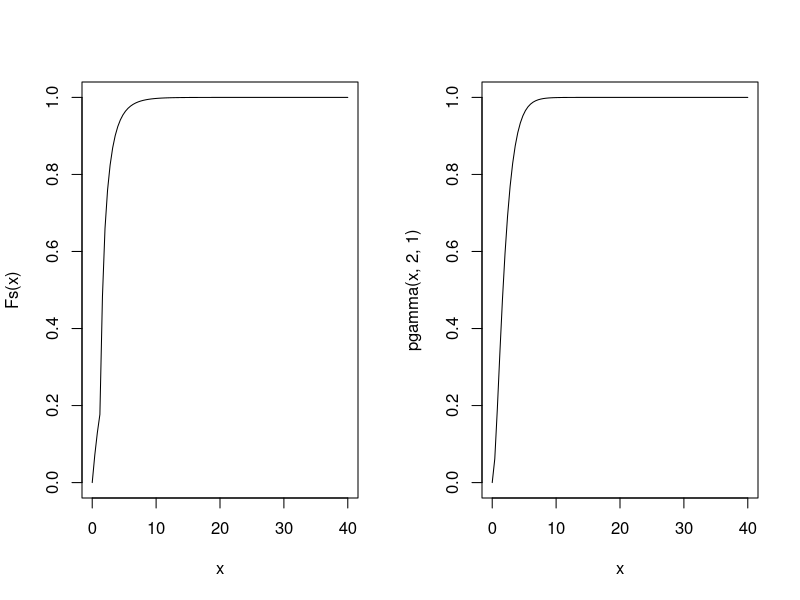
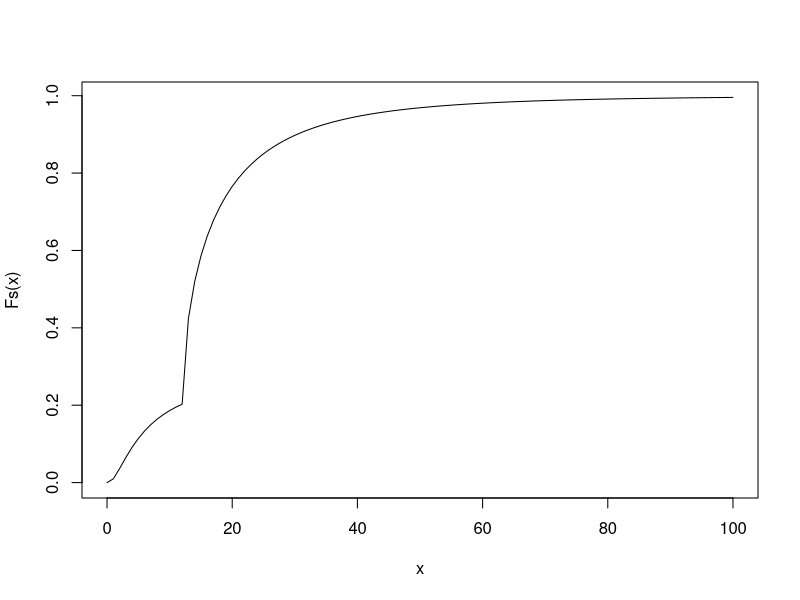
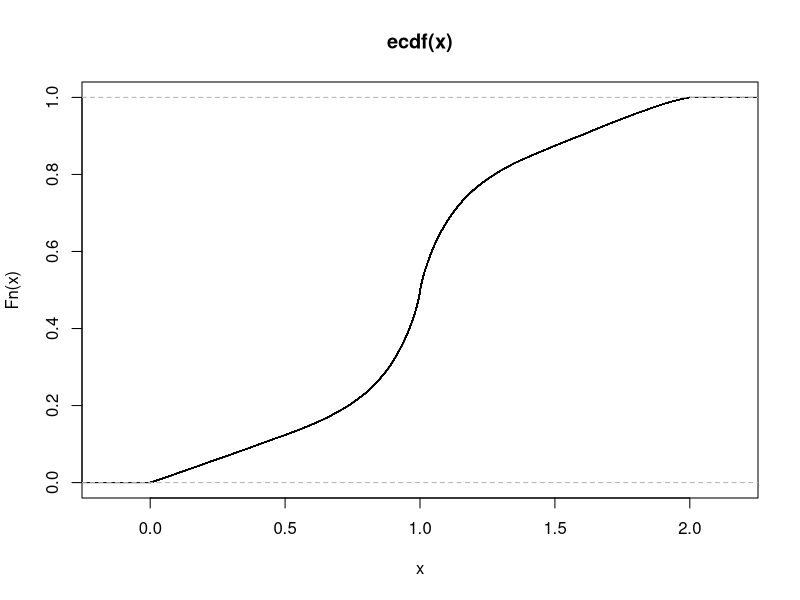
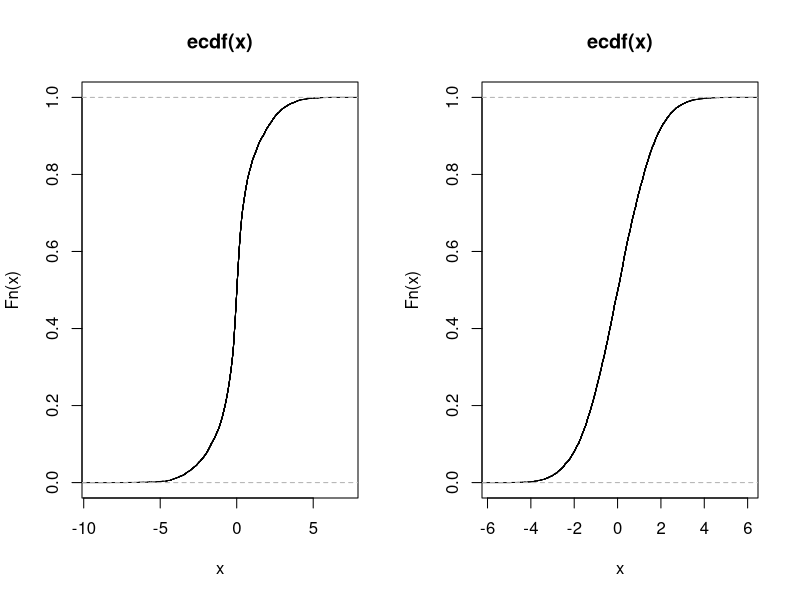
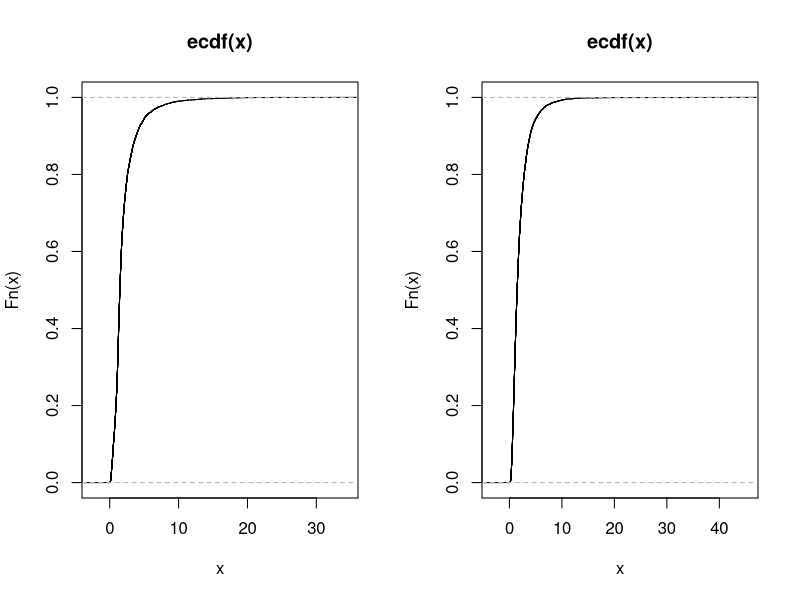
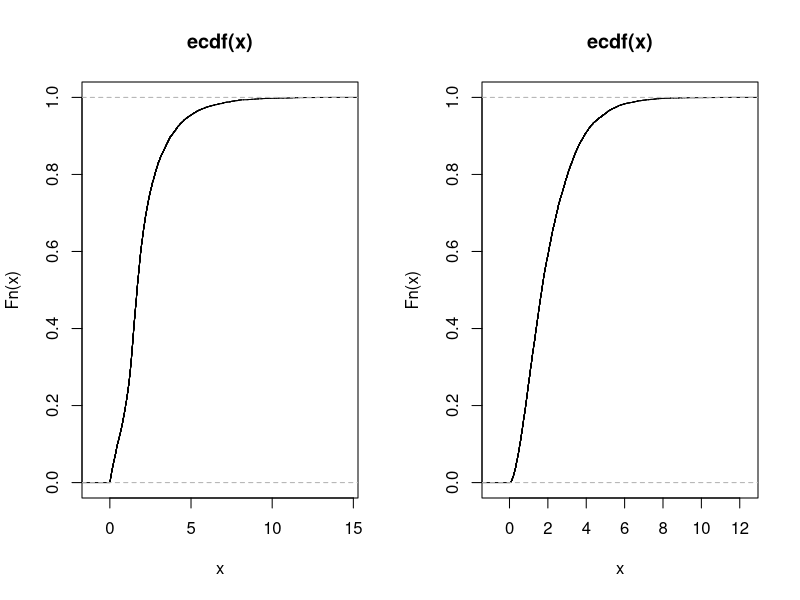
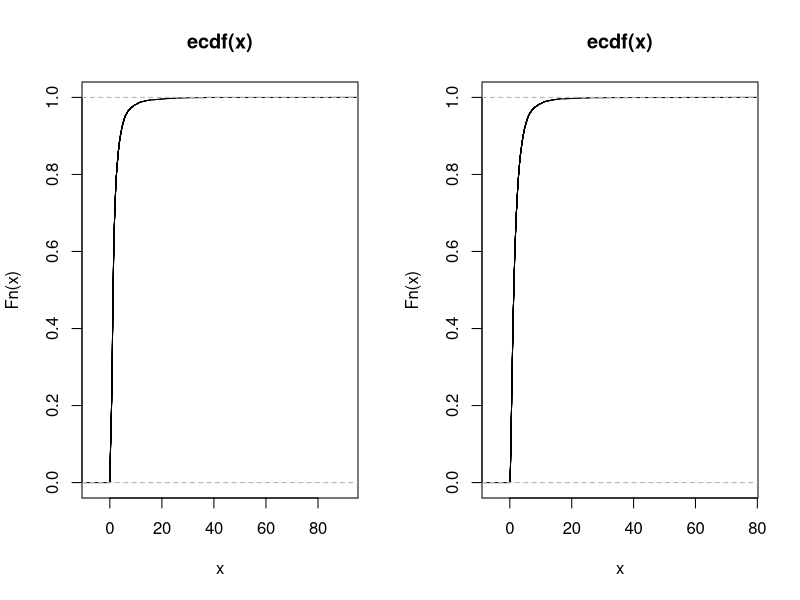
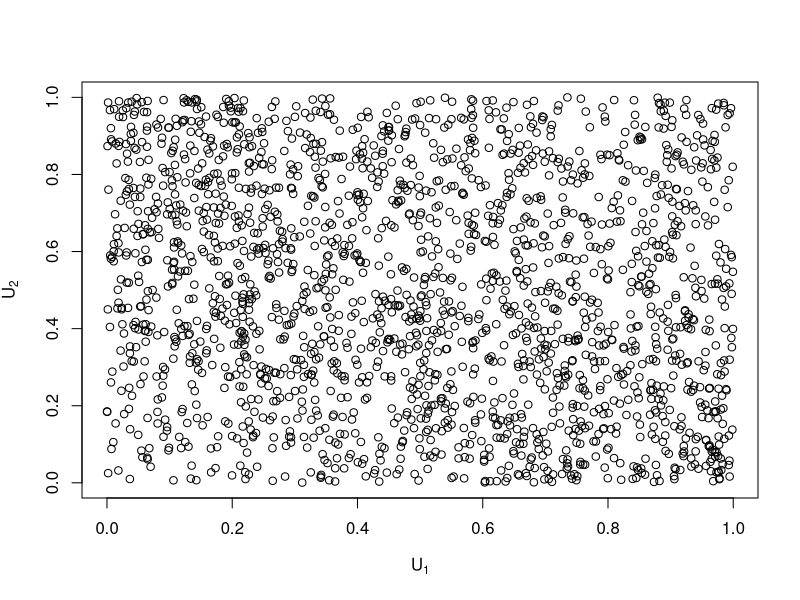

Reproduce these figures in R, in order.
# Code R presente lors du 1er decembre 2017
# Christopher Blier-Wong
# ACT-3000 Theorie du risque

# Plan du depannage -------------------------------------------------------

# Suite des copules
# Estimation couples
# Allocation du capital 

# Suite des copules -------------------------------------------------------

# 10.5.3

# 10.5.3

# (d)

alpha <- 1 / 2

Fs <- function(x) alpha * pexp(x / 2, 1) + (1 - alpha) * ifelse((x > log(4)), sqrt(1 - 4 * exp(-x)), 0) + 
  (1 - alpha - 1 + alpha) * pgamma(x, 2)

VaR <- function(kap) {
  return(optimize(function(s) abs(Fs(s) - kap), c(0, 100))$minimum)
}
VaR(0.01)
VaR(0.99)

g <- function(n) {
  o <- vector("numeric", length(n))
  for(i in seq(along = n))
    o[i] <- optimize(VaR, c(0, 80))$minimum
  n * o
}

# pas une question pour R, integration pourrie 
sapply(c(0.01, 0.99), function(t) integrate(g, lower = t, upper = 1)$value / (1 - t)) 

# (e)

integrale_que_je_nai_pas_le_gout_de_faire <- integrate(function(x) x * log(1 - exp(- x)) * exp(- x), 0, 100)$value

alpha <- (1 + integrale_que_je_nai_pas_le_gout_de_faire) / (2 + integrale_que_je_nai_pas_le_gout_de_faire)

Fs <- function(x) alpha * pexp(x / 2, 1) + (1 - alpha) * ifelse((x > (log(4))), sqrt(1 - 4 * exp(-x)), 0) 

par(mfrow=c(1, 2))
curve(Fs, 0, 40)
curve(pgamma(x, 2, 1), 0, 40)
par(mfrow=c(1, 1))

VaR <- function(kap) optimize(function(s) abs(Fs(s) - kap), c(0, 100))$minimum
VaR(0.01)
VaR(0.99)

g <- function(n) {
  o <- vector("numeric", length(n))
  for(i in seq(along = n))
    o[i] <- optimize(VaR, c(0, 100))$minimum
  n * o
}

# pas une question pour R, integration pourrie
sapply(c(0.01, 0.99), function(t) integrate(g, lower = t, upper = 1)$value / (1 - t)) 

# (f)

sig <- 1
mu <- log(10) - sig / 2

integrale_que_je_nai_pas_le_gout_de_faire_2 <- integrate(function(x) x * exp(mu + sig * qnorm(1 - plnorm(x, mu, sig))) * dlnorm(x, mu, sig), 0, 100)$value
alpha <- (exp(2 * mu + sig ** 2) - integrale_que_je_nai_pas_le_gout_de_faire_2) / (exp(2 * mu + 2 * sig ** 2) - integrale_que_je_nai_pas_le_gout_de_faire_2)

Fs <- function(s) alpha * plnorm(s, mu, sig) + (1 - alpha) * 
  ifelse((s > 2 * exp(mu)), pnorm(1 / sig * log( (s + sqrt(s ** 2 - 4 * exp(2 * mu))) / (2 * exp(mu)))) - pnorm(1 / sig * log( (s - sqrt(s ** 2 - 4 * exp(2 * mu))) / (2 * exp(mu)))), 0)

curve(Fs, 0, 100)

VaR <- function(kap) optimize(function(s) abs(Fs(s) - kap), c(0, 100))$minimum
VaR(0.01)
VaR(0.99)

g <- function(n) {
  o <- vector("numeric", length(n))
  for(i in seq(along = n))
    o[i] <- optimize(VaR, c(0, 90))$minimum
  n * o
}

# pas une question pour R, integration pourrie
sapply(c(0.01, 0.99), function(t) integrate(g, lower = t, upper = 1)$value / (1 - t)) 

# 10.5.5

# (d)

nsim <- 1000000
set.seed(2018)

theta <- floor(runif(nsim) * 4) + 1
# theta <- sample(1:4, nsim, replace = TRUE)
alpha <- 5
vV <- matrix(runif(nsim * 3), nsim, 3, byrow = T)
vTheta <- qgamma(vV[, 1], 1 / alpha, 1)
vY <- sapply(1:2, function(t) qexp(vV[, t + 1], vTheta))
U <- (1 + vY) ** (-1 / alpha)

W <- matrix(numeric(), nsim, 2)
for (i in 1:nsim) {
   if (theta[i] == 1) {
     W[i, ] <- c(U[i, 1], U[i, 2])
   } else if (theta[i] == 2) {
     W[i, ] <- c(U[i, 1], 1 - U[i, 2])
   } else if  (theta[i] == 3) {
     W[i, ] <- c(U[i, 1], 1 - U[i, 2])
   } else {
     W[i, ] <- c(1 - U[i, 2], 1 - U[i, 2])
   }
}

# (i)

vT <- rowSums(W)

plot.ecdf(vT[1:100000])

toutes_les_questions_sauf_i <- function(quantile_function) {
  X <- quantile_function(W)
  S <- rowSums(X)
  plot.ecdf(S[1:10000])
  S.ind <- quantile_function(runif(nsim)) + quantile_function(runif(nsim))
  plot.ecdf(S.ind[1:10000])
  print(paste0("VaR_", kappas, "(S) = ", sort(S)[nsim * kappas]))
  print(paste0("TVaR_", kappas, "(S) = ", sapply(kappas, function(t) mean(sort(S)[(t * nsim):nsim]))))
}

q1 <- function(x) qnorm(x, 0, 1)
q2 <- function(x) qlnorm(x, -1/2, 1)
q3 <- function(x) qexp(x, 1)
q4 <- function(x) 1.5 * ((1 - x) ** (- 1 / 2.5) - 1)

kappas <- c(1/1000, 1/100, 99/100, 999/1000)

par(mfrow = c(1, 2))
toutes_les_questions_sauf_i(q1)
toutes_les_questions_sauf_i(q2)
toutes_les_questions_sauf_i(q3)
toutes_les_questions_sauf_i(q4)
par(mfrow = c(1, 1))

# Estimation avec la copule EFGM ------------------------------------------

set.seed(20171123)
nsim <- 2000
alpha <- - 0.5
vV <- matrix(runif(nsim * 2), nsim, 2, byrow = T)
W1 <- alpha * (2 * vV[ ,1] - 1) - 1
W2 <- (1 - alpha * (2 * vV[ ,1] - 1)) ** 2 + 4 * alpha * vV[ ,2] * (2 * vV[ ,1] - 1)
vU <- cbind(vV[ ,1], 2 * vV[ ,2] / (sqrt(W2) - W1))
plot(vU, xlab = expression(U[1]), ylab = expression(U[2])) 

# Estimation du paramètre de la copule

# Méthode des moments: 

# Rho de Spearman
# On sait que rho = alpha / 3
# Alors alpha = 3 * rho de Spearman

3 * cor(vU, method = "spearman")[2]

# Tau de Kendall
# On sait que tau = 2 * alpha / 9
# Alors alpha = 9 * tau / 2

9 * cor(vU, method = "kendall")[2] / 2

# Maximum de vraisemblance

Densite.EFGM <- function(u1, u2, alpha){
  1 + alpha * (1 - 2 * u1) * (1 - 2 * u2)
}

NegLogVraisemblance <- function(alpha){
  - sum(sapply(1:nrow(vU), function(t) log(Densite.EFGM(vU[t, 1], vU[t, 2], alpha))))
}

alpha.span <- seq(-0.9, 0.9, 0.1)
plot(alpha.span, sapply(alpha.span, NegLogVraisemblance), type = "l")

optimize(NegLogVraisemblance, c(-1, 1))$minimum

# Estimation d'une paire de variables aléatoires

vX <- qexp(vU, 1)

# Methode 1: methode directe

NegLogVraisemblance <- function(theta){
  - sum(sapply(1:nrow(vU), function(t) log(dexp(vX[t, 1], theta[1]) * dexp(vX[t, 2], theta[2]) * Densite.EFGM(pexp(vX[t, 1], theta[1]), pexp(vX[t, 2], theta[2]), theta[3]))))
}

optim(c(2, .5, 0), NegLogVraisemblance)$par

# Methode 2: IFM Joe

lam.ml <- optimize(function(t) - sum(log(dexp(vX[, 1], t))), c(0, 10))$minimum
(lam.ml <- c(lam.ml, optimize(function(t) - sum(log(dexp(vX[, 2], t))), c(0, 10))$minimum))

vU.2 <- sapply(1:2, function(t) pexp(vX[, t], lam.ml[t]))
vU.2 <- pexp(vX, lam.ml) # R est assez intelligent pour faire ca.

NegLogVraisemblance <- function(alpha){
  - sum(sapply(1:nrow(vU.2), function(t) log(Densite.EFGM(vU.2[t, 1], vU.2[t, 2], alpha))))
}

optimize(NegLogVraisemblance, c(-1, 1))$minimum

# Methode 3: Semi-parametrique

vU.3 <- cbind(rank(vX[, 1]) / (nrow(vX) + 1), rank(vX[, 2]) / (nrow(vX) + 1))

NegLogVraisemblance <- function(alpha){
  - sum(sapply(1:nrow(vU.3), function(t) log(Densite.EFGM(vU.3[t, 1], vU.3[t, 2], alpha))))
}

optimize(NegLogVraisemblance, c(-1, 1))$minimum

# Allocation du capital  --------------------------------------------------

# 11.4.1

# b)

aa <- 2 ** 5

fb <- c(0, 1, rep(0, 30))
phi1 <- fft(fb)
phin <- (0.9 + 0.1 * phi1) * phi1 * (0.06 + 0.02 * (0.8 + 0.2 * phi1) ** 2)
E1 <- Re(fft(phin, inverse = TRUE)) / aa
round(E1[1:5], 5)

fb <- c(0, 1, rep(0, 30))
phi1 <- fft(fb)
phin <- (0.8 + 0.2 * phi1) * phi1 * (0.08 + 0.04 * (0.9 + 0.1 * phi1) ** 2)
E2 <- Re(fft(phin, inverse = TRUE)) / aa
round(E2[1:5], 5)

(round(E1[1:5], 5) + round(E2[1:5], 5)) / (0:4)


# 11.4.2

fb <- c(0.8, 0.16, 0.04)
fb <- c(fb, rep(0, aa - length(fb)))

phib <- fft(fb)
phin <- phib ** 12
fn <- Re(fft(phin, inverse = TRUE)) / aa
sum(fb)
fn[6]

fb <- c(0, 1, rep(0, 30))
phi1 <- fft(fb)
phin <- (0.8 + 0.16 * phi1 + 0.04 * phi1 ** 2) ** 12
fn <- Re(fft(phin, inverse = TRUE)) / aa
sum(fb)
fn[6]

# b)

fb <- c(0, 1, rep(0, 30))
phi1 <- fft(fb)
phin <- phi1 * 12 * (0.1 + 0.04 * phi1) * (0.8 + 0.16 * phi1 + 0.04 * phi1 ** 2) ** 11
E1 <- Re(fft(phin, inverse = TRUE)) / aa
E1[6]

fb <- c(0, 1, rep(0, 30))
phi1 <- fft(fb)
phin <- phi1 * 12 * (0.06 + 0.04 * phi1) * (0.8 + 0.16 * phi1 + 0.04 * phi1 ** 2) ** 11
E2 <- Re(fft(phin, inverse = TRUE)) / aa
E2[6]

E1[2] + E2[2]
fn[2]
